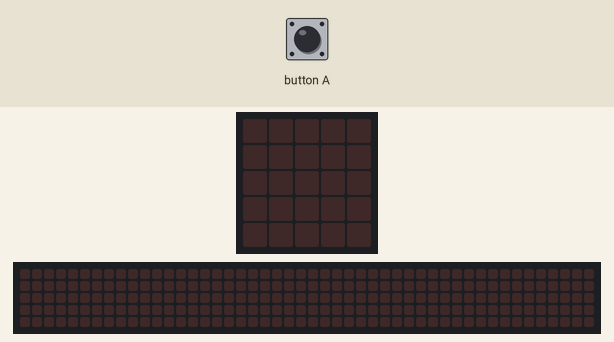
A program run on a simulated BBC micro:bit (MakeCode). On the bench: the board's 5×5 LED display, a strip that is not on the board, showing the scrolling text unrolled. The inputs (shaded band) are chosen by the test bench. Random numbers come from a fixed seed; the 48×5 strip is a reading aid, not a part: it shows the text the display is scrolling, unrolled, one strip-width of it at a time.

Above: at 1.2 s.
1.3 s: button A pressed for 0.15 s
At 3.92 s:
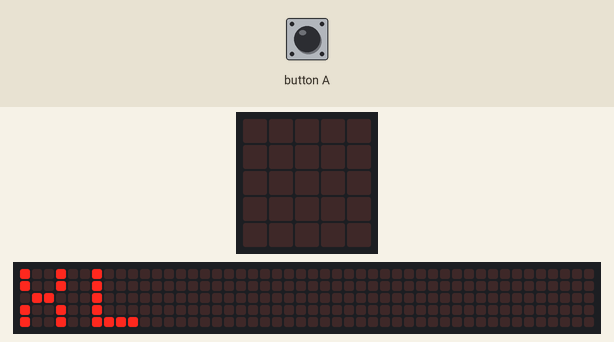
4.3 s: button A pressed for 0.15 s
At 4.52 s:
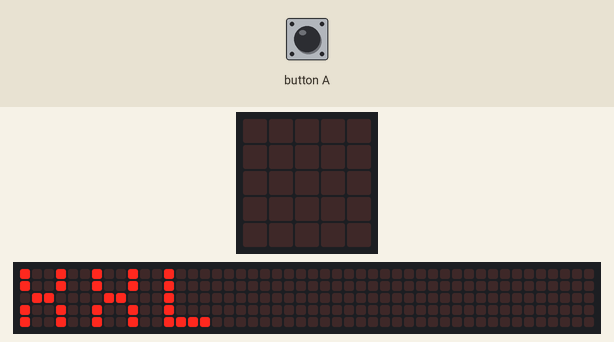
7.3 s: button A pressed for 0.15 s
At 8.8 s:
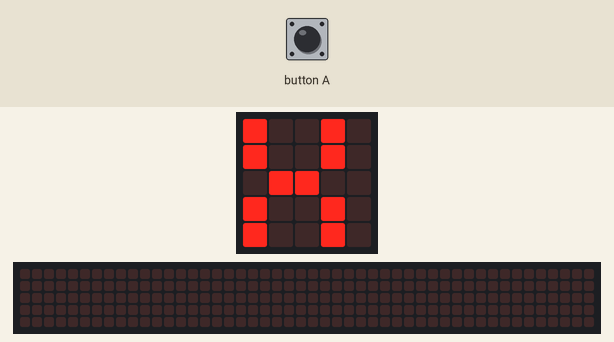
10.4 s: button A pressed 2 times (0.12 s each, 0.3 s apart)
At 14.8 s:
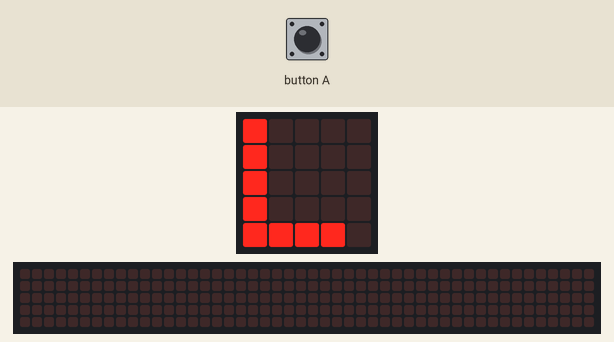
Timing chart, 0 to 16.3 s (numbered marks = the images above; inputs shaded):
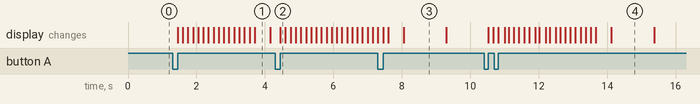

Measured:
- after the input at 1.3 s, the display: changes after 0.15 s (image 1)
- after the input at 4.3 s, the display: changes after 0.15 s (image 2)
- after the input at 10.4 s, the display: first changes after 0.12 s (image 4 shows a later state)
- what the display in image 1 shows lasts 0.5 s, from 3.7 s to 4.2 s
- what the display in image 3 shows lasts 1.2 s, from 8.1 s to 9.3 s

The program:

main.ts
```typescript
let antwoord = 0
input.onButtonPressed(Button.A, function () {
    antwoord = randint(0, 3)
    if (antwoord == 0) {
        basic.showString("XXL")
        basic.clearScreen()
    }
    if (antwoord == 1) {
        basic.showString("XL")
        basic.clearScreen()
    }
    if (antwoord == 2) {
        basic.showString("X")
        basic.pause(500)
        basic.clearScreen()
    }
    if (antwoord == 3) {
        basic.showString("L")
        basic.pause(500)
        basic.clearScreen()
    }
})
```

test.ts
```typescript
// tests gaan hier; deze zal niet worden gecompileerd wanneer dit pakket wordt gebruikt als extensie.
```
